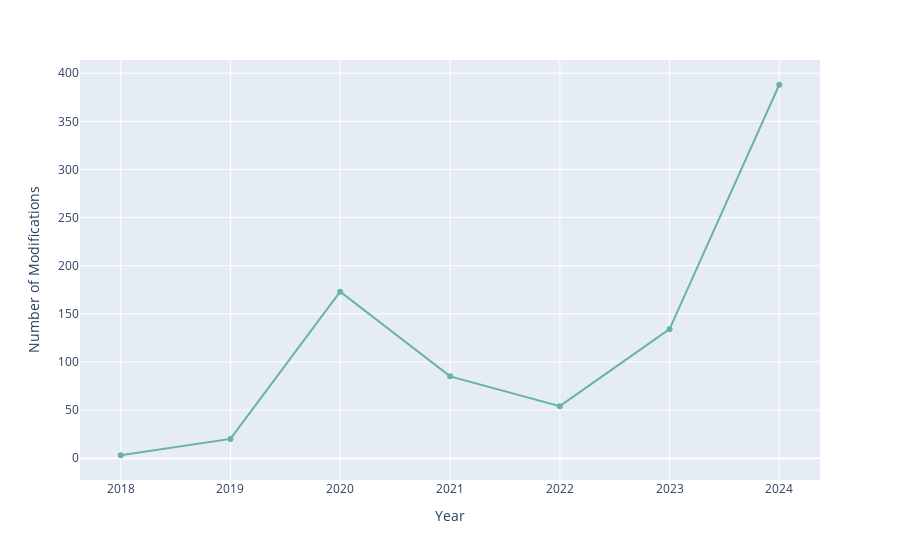

Source (notebook cell):
### Markdown cell above
## Line plot of number of dataset modifications over years

### Code cell
df['dateModified'] = pd.to_datetime(df['dateModified'])

df['Period'] = df['dateModified'].dt.to_period("Y")

modification_counts = df.groupby('Period').size()

fig = px.line(df, x=modification_counts.index.to_timestamp(), y=modification_counts, markers=True,
              labels=dict(x="Year", y = "Number of Modifications"))
fig.update_traces(line_color='#69b3a2')

fig.show()

### Figure 1 — Plotly figure (JSON) as saved in the notebook; plotly's stock layout.template omitted (floating-point values rounded to 4 significant figures)
{"data": [{"hovertemplate": "Year=%{x}<br>Number of Modifications=%{y}<extra></extra>", "legendgroup": "", "line": {"color": "#69b3a2", "dash": "solid"}, "marker": {"symbol": "circle"}, "mode": "lines+markers", "name": "", "orientation": "v", "showlegend": false, "type": "scatter", "x": ["2018-01-01T00:00:00", "2019-01-01T00:00:00", "2020-01-01T00:00:00", "2021-01-01T00:00:00", "2022-01-01T00:00:00", "2023-01-01T00:00:00", "2024-01-01T00:00:00"], "xaxis": "x", "y": [3, 20, 173, 85, 54, 134, 388], "yaxis": "y"}], "layout": {"legend": {"tracegroupgap": 0}, "margin": {"t": 60}, "xaxis": {"anchor": "y", "domain": [0, 1], "title": {"text": "Year"}}, "yaxis": {"anchor": "x", "domain": [0, 1], "title": {"text": "Number of Modifications"}}}}
